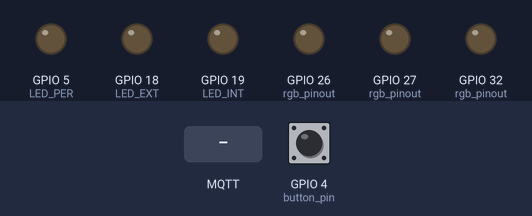
Recording of a sketch running on a simulated ESP32. Shown: output pins drawn as LEDs (lit = HIGH). Inputs (shaded band) come from the test bench; at power-on: GPIO 4 (button_pin) HIGH. WiFi joins after 1.5 s; servers stay silent unless stated; random numbers use the default seed unless the sketch sets one; no MQTT or app messages arrive unless stated; what the sketch prints to the serial monitor is not drawn.

Above: at 4.2 s.
4.3 s: MQTT message "LED" arrives on the second subscribed topic
At 5.1 s:
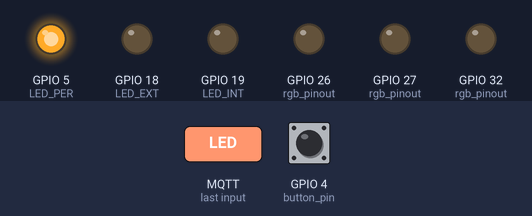
5.8 s: MQTT message "LED" arrives on the third subscribed topic
At 6.2 s:
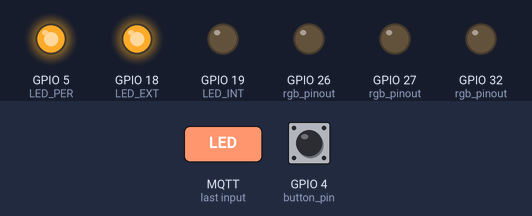
Timing chart, 0 to 8.8 s (numbered marks = the images above; inputs shaded):
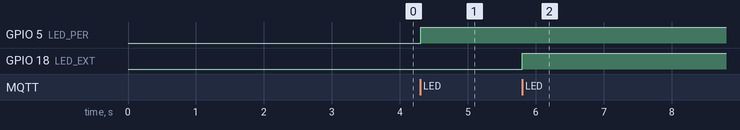

The sketch:

boton_emergencia_led.ino
```cpp
/*
 *  Se configura la wifi y el mqtt y se asegura su conexión
 *  Callback es una función que recibe el mensaje y determina que hacer con el
 *  Se crea una tarea para que lea activamente el botón y publicaro en el broker necesario
 */

#include <WiFi.h>
#include <PubSubClient.h>
#include <ArduinoJson.h>

/* RGB LED */
static const gpio_num_t   rgb_pinout[]  = {GPIO_NUM_27, GPIO_NUM_26, GPIO_NUM_32};
static const uint8_t      SZ_RGB_ARRAY  = sizeof(rgb_pinout) / sizeof(rgb_pinout[0]);
static const uint32_t     FREQ          = 1000;
static const uint8_t      RESOLUTION    = 8;
static const uint8_t      CHANNELS[]    = {0, 1, 2};

static uint8_t            rgb_values[SZ_RGB_ARRAY];

/* BUTTON */
static const gpio_num_t   button_pin     = GPIO_NUM_4;

/* LEDS */

static const gpio_num_t LED_PER = GPIO_NUM_5;  // Línea de Personalizados
static const gpio_num_t LED_EXT = GPIO_NUM_18; // Línea de Exterior
static const gpio_num_t LED_INT = GPIO_NUM_19; // Línea de Interior

/* CONFIG WIFI */
static const char *ssid          = "DIGIFIBRA-ZsPz";
static const char *password      = "K9299Rdy2dGC";

/* CONFIG MQTT BROKER */
static const char   *mqtt_broker   = "broker.emqx.io";
static const char   *mqtt_username = "emqx";
static const char   *mqtt_password = "public";
static const int    mqtt_port      = 1883;
static String       client_id;

/* TOPICS */
static const char   *topic_button  = "emqx/ESP32_R/arduino/button";
static const char   *topic_led     = "emqx/ESP32_R/roboDK/led";
static const char   *topic_per     = "emqx/ESP32_R/pub/palet_per";
static const char   *topic_ext     = "emqx/ESP32_R/pub/palet_ext";
static const char   *topic_int     = "emqx/ESP32_R/pub/palet_int";


static WiFiClient espClient;
static PubSubClient client(espClient);

/* TASK */
static const int16_t      BUTTON_TASK_DELAY        = 50;
static const int8_t       BUTTON_TASK_PRIORITY     = 3;
static const int16_t      BUTTON_TASK_STACK_SZ     = 4096;
static TaskHandle_t       button_task_handle       = NULL;

/* FUNCTIONS */
void callback  (char *topic, byte *payload, unsigned int length);
void button_task  (void *pvParameters);

void setup()
{
  // WiFi config
  WiFi.begin(ssid, password);
  Serial.printf("\nConnecting to Wifi");

  while (WiFi.status() != WL_CONNECTED) {
    delay(500);
    Serial.printf(".");
  }

  Serial.printf("\nConnected to WiFi!\n");

  // MQTT broker config
  client.setServer(mqtt_broker, mqtt_port);
  client.setCallback(callback);

  while (!client.connected()) {
    client_id = "esp32-client-";
    client_id += String(WiFi.macAddress());

    Serial.printf("The client %s is connecting to the public MQTT broker\n", client_id.c_str());

    if (client.connect(client_id.c_str(), mqtt_username, mqtt_password)) {
      Serial.println("Public EMQX MQTT broker connected");
    } else {
      Serial.print("Failed with state ");
      Serial.print(client.state());
      Serial.println();
      delay(2000);
    }
  }

  /* Config el la led rgb de emergencia */
  for(int i = 0; i < SZ_RGB_ARRAY; i++ )
  {
    ledcAttachChannel(rgb_pinout[i], FREQ, RESOLUTION, CHANNELS[i]);
  }

  ledcWrite(rgb_pinout[0], 0); // Empieza rojo

  /* Config el boton de emergencia */
  pinMode(button_pin, INPUT_PULLUP);

  /* Config las led de cada linea y paletizado */
  pinMode(LED_PER, OUTPUT);
  pinMode(LED_EXT, OUTPUT);
  pinMode(LED_INT, OUTPUT);
  digitalWrite(LED_PER, LOW);
  digitalWrite(LED_EXT, LOW);
  digitalWrite(LED_INT, LOW);

  Serial.begin(115200);
  delay(1000);

  delay(500);

  client.publish("emqx/ESP32_R/pub", "Hi, I'm Roman's ESP32");
  client.subscribe(topic_led);
  client.subscribe(topic_per);
  client.subscribe(topic_ext);
  client.subscribe(topic_int);

  xTaskCreate(
    button_task,
    "button_task",
    BUTTON_TASK_STACK_SZ,
    NULL,
    BUTTON_TASK_PRIORITY,
    &button_task_handle
  );
}

void loop() {
  if(!client.connected())
  {
    reconnect();
  }
  client.loop();
}

void callback(char *topic, byte *payload, unsigned int length)
{
  JsonDocument doc_deserialize;

  Serial.print("Message arrived in topic: ");
  Serial.println(topic);

  if (strcmp(topic, topic_per) == 0)
  {
    Serial.println("-> ATENCIÓN: Palet PERSONALIZADO al límite de capacidad.");
    digitalWrite(LED_PER, HIGH);
  }
  else if (strcmp(topic, topic_ext) == 0)
  {
    Serial.println("-> ATENCIÓN: Palet EXTERNO al límite de capacidad.");
    digitalWrite(LED_EXT, HIGH);
  }
  else if (strcmp(topic, topic_int) == 0)
  {
    Serial.println("-> ATENCIÓN: Palet INTERNO al límite de capacidad.");
    digitalWrite(LED_INT, HIGH);
  }
  else
  {
    deserializeJson(doc_deserialize, payload, length);
    const char *actuador = doc_deserialize["actuador"];
    const char *color = doc_deserialize["color"];

    Serial.println();
    Serial.println("-----------------------");

    if (strcmp(actuador,"LED") == 0)
    {
      if (strcmp(color,"GREEN") == 0)
      {
        ledcWrite(rgb_pinout[0], 255);
        ledcWrite(rgb_pinout[1], 0);    // Verde al maximo
        ledcWrite(rgb_pinout[2], 255);
      }

      if (strcmp(color,"RED") == 0)
      {
        ledcWrite(rgb_pinout[0], 0);    // Rojo al maximo
        ledcWrite(rgb_pinout[1], 255);
        ledcWrite(rgb_pinout[2], 255);
      }
    }
  }
}

void button_task(void *pvParameters)
{
  static bool stop = true;
  char output[256];
  JsonDocument doc_serialize;

  for(;;)
  {
      if((digitalRead(button_pin) == LOW) && (stop == true))
      {
        doc_serialize["sensor"] = "boton_emergencia";
        doc_serialize["estado"] = "STOP";
        serializeJson(doc_serialize, output);

        client.publish(topic_button, output);
        stop = !stop;

        while(digitalRead(button_pin) == LOW)
        {
          vTaskDelay(pdMS_TO_TICKS(10));
        }
      }

      if((digitalRead(button_pin) == LOW) && (stop == false))
      {
        doc_serialize["sensor"] = "boton_emergencia";
        doc_serialize["estado"] = "CONTINUE";
        serializeJson(doc_serialize, output);

        client.publish(topic_button, output);
        stop = !stop;

        while(digitalRead(button_pin) == LOW)
        {
          vTaskDelay(pdMS_TO_TICKS(10));
        }
      }

      vTaskDelay(pdMS_TO_TICKS(BUTTON_TASK_DELAY));
  }
}

void reconnect()
{
  while (!client.connected())
  {
    Serial.print("Intentando conexión MQTT...");

    // Crear un ID de cliente aleatorio
    String clientId = "ESP32Client-";
    clientId += String(random(0, 0xffff), HEX);

    if (client.connect(client_id.c_str(), mqtt_username, mqtt_password))
    {
      Serial.println("conectado");
      client.subscribe(topic_led);
      client.subscribe(topic_per);
      client.subscribe(topic_ext);
      client.subscribe(topic_int);
    }
    else
    {
      Serial.printf("falló, rc=%d. Reintentando en 2s\n", client.state());
      delay(2000);
    }
  }
}
```

Measured:
- after the input at 4.3 s, GPIO 5 (LED_PER): LOW → HIGH at once
- after the input at 5.8 s, GPIO 18 (LED_EXT): LOW → HIGH at once
